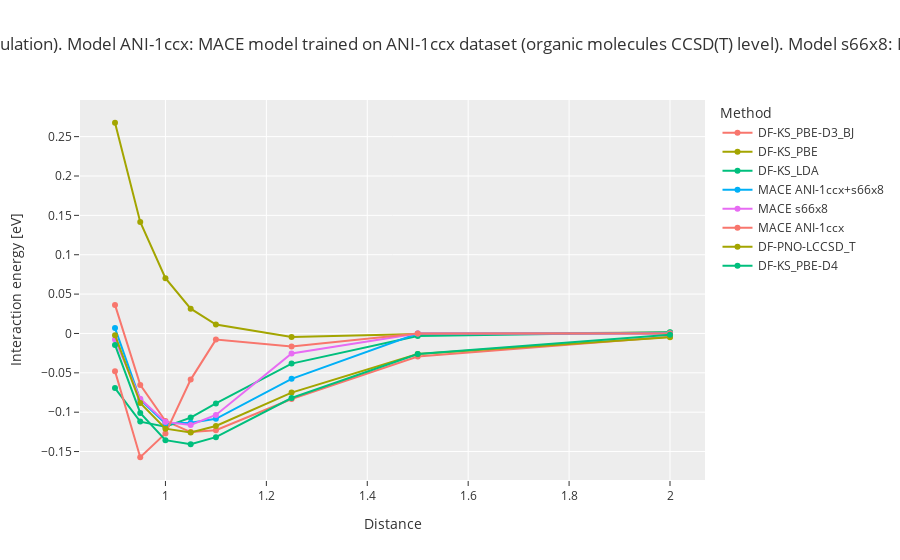

Notebook code cell kept with this figure:
### Code cell
plot.show()

### Figure 1 — Plotly figure (JSON) as saved in the notebook; plotly's stock layout.template omitted (floating-point values rounded to 4 significant figures)
{"data": [{"hovertemplate": "Method=DF-KS_PBE-D3_BJ<br>Distance=%{x}<br>Interaction energy [eV]=%{y}<extra></extra>", "legendgroup": "DF-KS_PBE-D3_BJ", "line": {"color": "#F8766D", "dash": "solid"}, "marker": {"symbol": "circle"}, "mode": "lines+markers", "name": "DF-KS_PBE-D3_BJ", "orientation": "v", "showlegend": true, "type": "scatter", "x": [0.9, 0.95, 1, 1.05, 1.1, 1.25, 1.5, 2], "xaxis": "x", "y": [0.03631, -0.06532, -0.1112, -0.1253, -0.123, -0.08329, -0.02932, -0.004079], "yaxis": "y"}, {"hovertemplate": "Method=DF-KS_PBE<br>Distance=%{x}<br>Interaction energy [eV]=%{y}<extra></extra>", "legendgroup": "DF-KS_PBE", "line": {"color": "#A3A500", "dash": "solid"}, "marker": {"symbol": "circle"}, "mode": "lines+markers", "name": "DF-KS_PBE", "orientation": "v", "showlegend": true, "type": "scatter", "x": [0.9, 0.95, 1, 1.05, 1.1, 1.25, 1.5, 2], "xaxis": "x", "y": [0.2676, 0.1416, 0.07013, 0.0315, 0.01137, -0.004551, -0.0007671, 0.00133], "yaxis": "y"}, {"hovertemplate": "Method=DF-KS_LDA<br>Distance=%{x}<br>Interaction energy [eV]=%{y}<extra></extra>", "legendgroup": "DF-KS_LDA", "line": {"color": "#00BF7D", "dash": "solid"}, "marker": {"symbol": "circle"}, "mode": "lines+markers", "name": "DF-KS_LDA", "orientation": "v", "showlegend": true, "type": "scatter", "x": [0.9, 0.95, 1, 1.05, 1.1, 1.25, 1.5, 2], "xaxis": "x", "y": [-0.06939, -0.112, -0.1185, -0.1068, -0.08894, -0.03828, -0.003212, 0.001605], "yaxis": "y"}, {"hovertemplate": "Method=MACE ANI-1ccx+s66x8<br>Distance=%{x}<br>Interaction energy [eV]=%{y}<extra></extra>", "legendgroup": "MACE ANI-1ccx+s66x8", "line": {"color": "#00B0F6", "dash": "solid"}, "marker": {"symbol": "circle"}, "mode": "lines+markers", "name": "MACE ANI-1ccx+s66x8", "orientation": "v", "showlegend": true, "type": "scatter", "x": [0.9, 0.95, 1, 1.05, 1.1, 1.25, 1.5, 2], "xaxis": "x", "y": [0.006836, -0.08398, -0.1143, -0.1133, -0.1084, -0.05762, 0, 0], "yaxis": "y"}, {"hovertemplate": "Method=MACE s66x8<br>Distance=%{x}<br>Interaction energy [eV]=%{y}<extra></extra>", "legendgroup": "MACE s66x8", "line": {"color": "#E76BF3", "dash": "solid"}, "marker": {"symbol": "circle"}, "mode": "lines+markers", "name": "MACE s66x8", "orientation": "v", "showlegend": true, "type": "scatter", "x": [0.9, 0.95, 1, 1.05, 1.1, 1.25, 1.5, 2], "xaxis": "x", "y": [-0.007812, -0.08301, -0.1123, -0.1162, -0.1035, -0.02539, 0, 0], "yaxis": "y"}, {"hovertemplate": "Method=MACE ANI-1ccx<br>Distance=%{x}<br>Interaction energy [eV]=%{y}<extra></extra>", "legendgroup": "MACE ANI-1ccx", "line": {"color": "#F8766D", "dash": "solid"}, "marker": {"symbol": "circle"}, "mode": "lines+markers", "name": "MACE ANI-1ccx", "orientation": "v", "showlegend": true, "type": "scatter", "x": [0.9, 0.95, 1, 1.05, 1.1, 1.25, 1.5, 2], "xaxis": "x", "y": [-0.04785, -0.1572, -0.127, -0.05859, -0.007812, -0.0166, 0, 0], "yaxis": "y"}, {"hovertemplate": "Method=DF-PNO-LCCSD_T<br>Distance=%{x}<br>Interaction energy [eV]=%{y}<extra></extra>", "legendgroup": "DF-PNO-LCCSD_T", "line": {"color": "#A3A500", "dash": "solid"}, "marker": {"symbol": "circle"}, "mode": "lines+markers", "name": "DF-PNO-LCCSD_T", "orientation": "v", "showlegend": true, "type": "scatter", "x": [0.9, 0.95, 1, 1.05, 1.1, 1.25, 1.5, 2], "xaxis": "x", "y": [-0.002227, -0.08825, -0.1209, -0.1258, -0.1176, -0.07511, -0.02598, -0.004885], "yaxis": "y"}, {"hovertemplate": "Method=DF-KS_PBE-D4<br>Distance=%{x}<br>Interaction energy [eV]=%{y}<extra></extra>", "legendgroup": "DF-KS_PBE-D4", "line": {"color": "#00BF7D", "dash": "solid"}, "marker": {"symbol": "circle"}, "mode": "lines+markers", "name": "DF-KS_PBE-D4", "orientation": "v", "showlegend": true, "type": "scatter", "x": [0.9, 0.95, 1, 1.05, 1.1, 1.25, 1.5, 2], "xaxis": "x", "y": [-0.01461, -0.1009, -0.1355, -0.1408, -0.1317, -0.08196, -0.02617, -0.001668], "yaxis": "y"}], "layout": {"legend": {"title": {"text": "Method"}, "tracegroupgap": 0}, "title": {"text": "Benzene dimer: interaction energy in relation to distance (multiplier of equilibrium distance determined by CCSD(T) calculation). Model ANI-1ccx: MACE model trained on ANI-1ccx dataset (organic molecules CCSD(T) level). Model s66x8: MACE model trained on s66x8 dataset (organic dimer molecules CCSD(T) level). Model ANI-1ccx+s66x8: trained on both."}, "xaxis": {"anchor": "y", "domain": [0, 1], "title": {"text": "Distance"}}, "yaxis": {"anchor": "x", "domain": [0, 1], "title": {"text": "Interaction energy [eV]"}}}}
